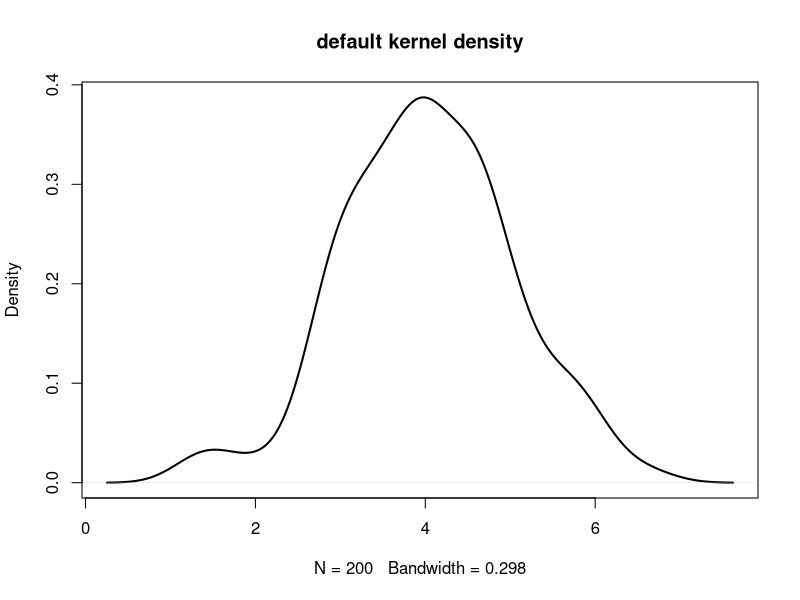
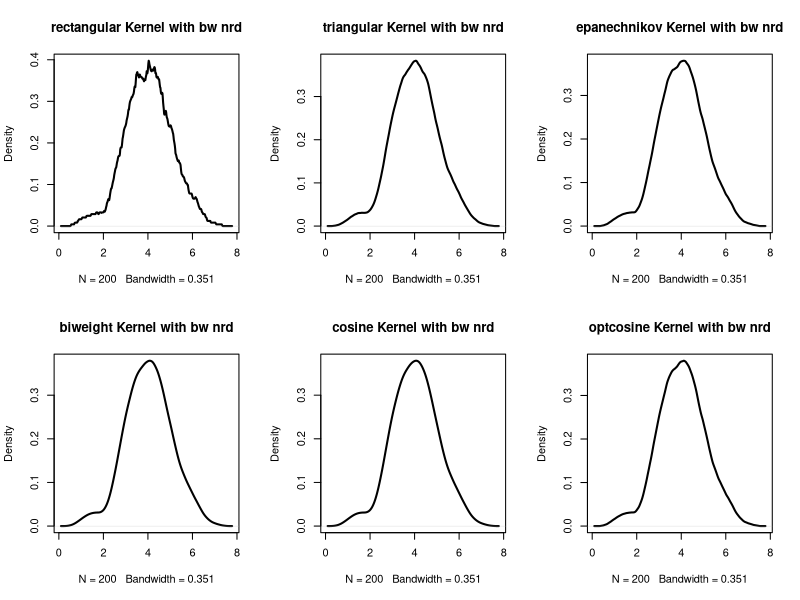
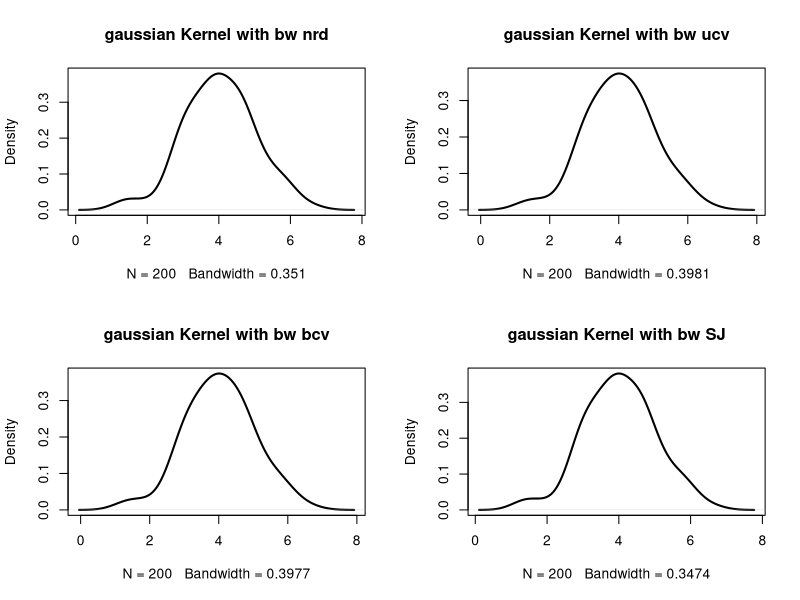

Generate these figures, in order, with R:
# Kernel Density estimation
#----------------------------
set.seed(14012021)
data<-rnorm(200,mean=4)

#kernel 
dk<-density(data)
plot(dk,lwd=2,main="default kernel density")

# Different types of kernel estimation
types<-c("rectangular", "triangular", "epanechnikov", "biweight", "cosine",  "optcosine")
kern_des<-function(type="gaussian",bd="nrd"){
  dkk<-density(data,kernel=type,bw=bd)
  plot(dkk,lwd=2,main=paste0(type," ","Kernel", " with bw ", bd))
}
par(mfrow=c(2,3))
lapply(types,kern_des)

# bandwith selection
bdt<-c("nrd","ucv","bcv","SJ")
par(mfrow=c(2,2))
lapply(bdt,kern_des,type="gaussian")
